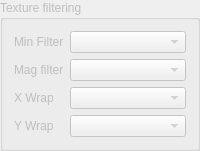
      <widget class="QGroupBox" name="textureFilters">
       <property name="enabled">
        <bool>false</bool>
       </property>
       <property name="title">
        <string>Texture filtering</string>
       </property>
       <layout class="QGridLayout" name="gridLayout_7">
        <item row="2" column="0">
         <widget class="QLabel" name="label_31">
          <property name="sizePolicy">
           <sizepolicy hsizetype="Minimum" vsizetype="Preferred">
            <horstretch>0</horstretch>
            <verstretch>0</verstretch>
           </sizepolicy>
          </property>
          <property name="text">
           <string>Mag filter</string>
          </property>
         </widget>
        </item>
        <item row="2" column="1">
         <widget class="QComboBox" name="magFilter">
          <property name="sizePolicy">
           <sizepolicy hsizetype="Preferred" vsizetype="Fixed">
            <horstretch>0</horstretch>
            <verstretch>0</verstretch>
           </sizepolicy>
          </property>
          <property name="currentIndex">
           <number>-1</number>
          </property>
         </widget>
        </item>
        <item row="4" column="0">
         <widget class="QLabel" name="labelyy">
          <property name="text">
           <string>Y Wrap</string>
          </property>
         </widget>
        </item>
        <item row="1" column="0">
         <widget class="QLabel" name="label_30">
          <property name="sizePolicy">
           <sizepolicy hsizetype="Maximum" vsizetype="Preferred">
            <horstretch>0</horstretch>
            <verstretch>0</verstretch>
           </sizepolicy>
          </property>
          <property name="text">
           <string>Min Filter</string>
          </property>
         </widget>
        </item>
        <item row="3" column="1">
         <widget class="QComboBox" name="wrapX">
          <property name="sizePolicy">
           <sizepolicy hsizetype="Preferred" vsizetype="Fixed">
            <horstretch>0</horstretch>
            <verstretch>0</verstretch>
           </sizepolicy>
          </property>
         </widget>
        </item>
        <item row="4" column="1">
         <widget class="QComboBox" name="wrapY">
          <property name="sizePolicy">
           <sizepolicy hsizetype="Preferred" vsizetype="Fixed">
            <horstretch>0</horstretch>
            <verstretch>0</verstretch>
           </sizepolicy>
          </property>
         </widget>
        </item>
        <item row="1" column="1">
         <widget class="QComboBox" name="minFilter">
          <property name="sizePolicy">
           <sizepolicy hsizetype="Minimum" vsizetype="Fixed">
            <horstretch>0</horstretch>
            <verstretch>0</verstretch>
           </sizepolicy>
          </property>
          <property name="currentIndex">
           <number>-1</number>
          </property>
         </widget>
        </item>
        <item row="3" column="0">
         <widget class="QLabel" name="label_xx">
          <property name="text">
           <string>X Wrap</string>
          </property>
         </widget>
        </item>
       </layout>
      </widget>
